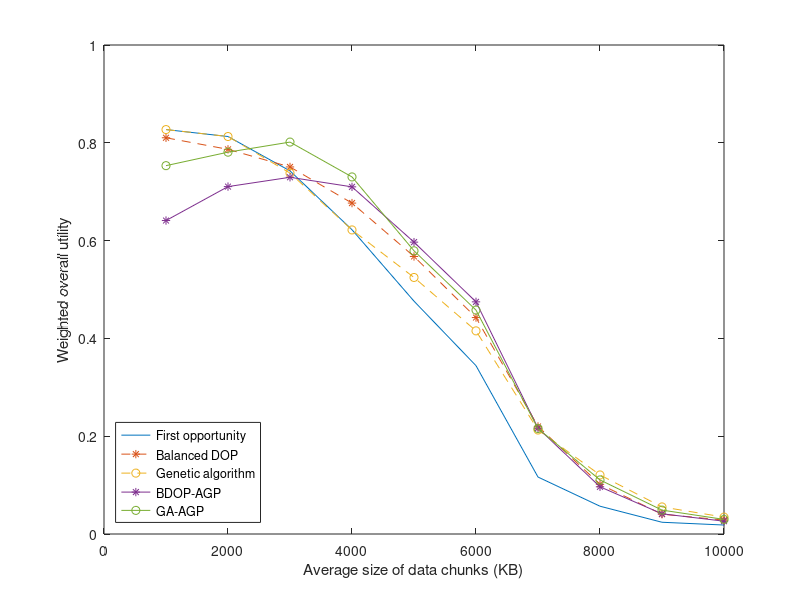
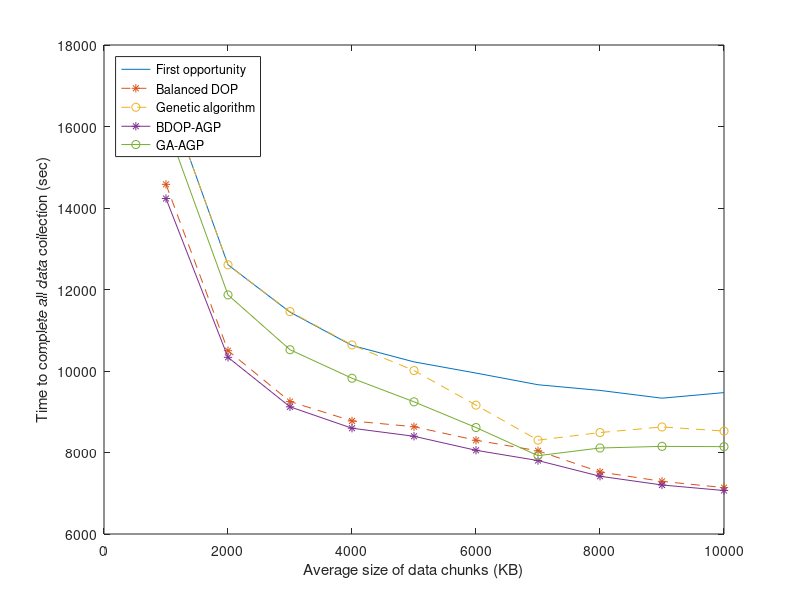

Recreate these plots in MATLAB, in order.
load('mat/half_ds_size_2.mat');

figure;
plot(size_of_ds, reward_total(:, 1), ...
    size_of_ds, reward_total(:, 4), '--*', ...
    size_of_ds, reward_total(:, 7), '--o', ...
    size_of_ds, reward_total(:, 6), '-*', ...
    size_of_ds, reward_total(:, 9), '-o');
xlabel('Average size of data chunks (KB)');
ylabel('Weighted overall utility');
legend('First opportunity', 'Balanced DOP', 'Genetic algorithm', ...
    'BDOP-AGP', 'GA-AGP', ...
    'Location', 'southwest');
saveas(gcf, 'fig_2/half_ds_size_2_x.fig');

figure;
plot(size_of_ds, length_task(:, 1), ...
    size_of_ds, length_task(:, 4), '--*', ...
    size_of_ds, length_task(:, 7), '--o', ...
    size_of_ds, length_task(:, 6), '-*', ...
    size_of_ds, length_task(:, 9), '-o');
xlabel('Average size of data chunks (KB)');
ylabel('Time to complete all data collection (sec)');
legend('First opportunity', 'Balanced DOP', 'Genetic algorithm', ...
    'BDOP-AGP', 'GA-AGP', ...
    'Location', 'northwest');
saveas(gcf, 'fig_2/half_ds_size_2_length_x.fig');
